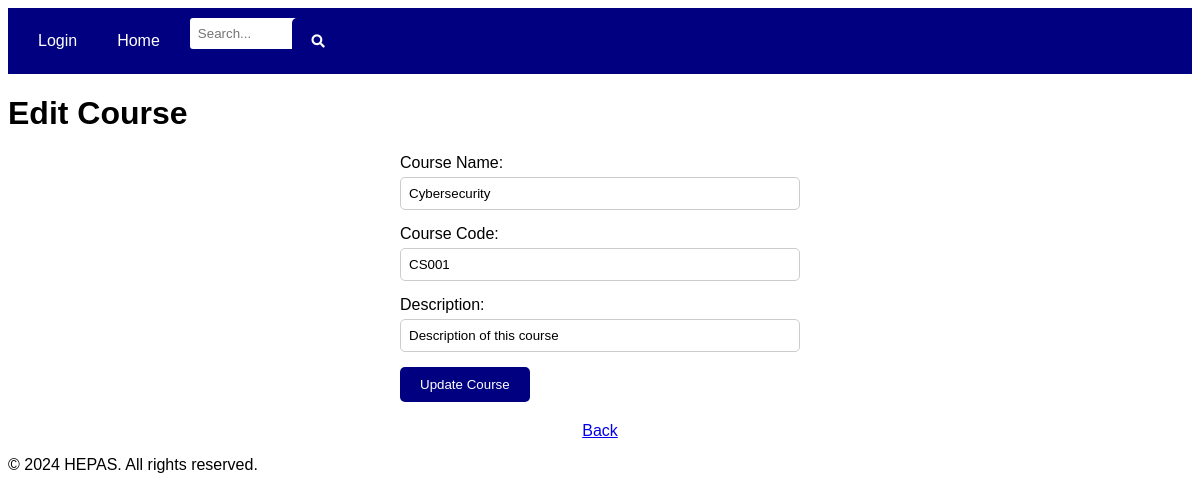
The app's page /edit_course/1 with its own data.
### app/models/course.py (models this page shows, shortened)
class Course(db.Model):
    __tablename__ = 'courses'
    course_id = db.Column(db.Integer, primary_key=True, autoincrement=True)
    course_name = db.Column(db.String(30), nullable=False)
    course_code = db.Column(db.String(20), nullable=False)
    description = db.Column(db.String(62))
    modules = db.relationship('Module', secondary=course_module, backref='courses')

### app/controllers/manage_courses.py (the view)
@manage_courses_bp.route('/edit_course/<int:course_id>', methods=['GET'])
def edit_course(course_id):
    course = Course.query.get(course_id)
    if course:
        return render_template('edit_course.html', course=course)
    else:
        return render_template('course_not_found.html', course_id=course_id), 404

### app/views/templates/edit_course.html (shortened to what this page needs)
{% extends "base.html" %}
{% block content %}
<link rel="stylesheet" href="{{ url_for('static', filename='css/edit.css') }}">
  <h1>Edit Course</h1>
  <form action="{{ url_for('manage_courses.update_course', course_id=course.course_id) }}" method="POST">
    <label for="course_name">Course Name:</label>
    <input type="text" id="course_name" name="course_name" value="{{ course.course_name }}" required>
    <label for="course_code">Course Code:</label>
    <input type="text" id="course_code" name="course_code" value="{{ course.course_code }}" required>
    <label for="description">Description:</label>
    <input type="text" id="description" name="description" value="{{ course.description }}" required>
    <button type="submit">Update Course</button>
</form>
{% endblock %}

### app/views/static/css/edit.css (style rules this page uses)
body { font-family: Arial, sans-serif; }
form { max-width: 400px; margin: 0 auto; }
label { display: block; margin-bottom: 5px; }
input[type="text"], input[type="email"], input[type="date"], input[type="password"] { width: 100%; padding: 8px; margin-bottom: 15px; border: 1px solid #ccc; border-radius: 5px; box-sizing: border-box; }
button[type="submit"] { background-color: navy; color: white; padding: 10px 20px; border: none; border-radius: 5px; cursor: pointer; }

### records on screen
Course: course_name "Cybersecurity", course_code "CS001", description "Description of this course"
